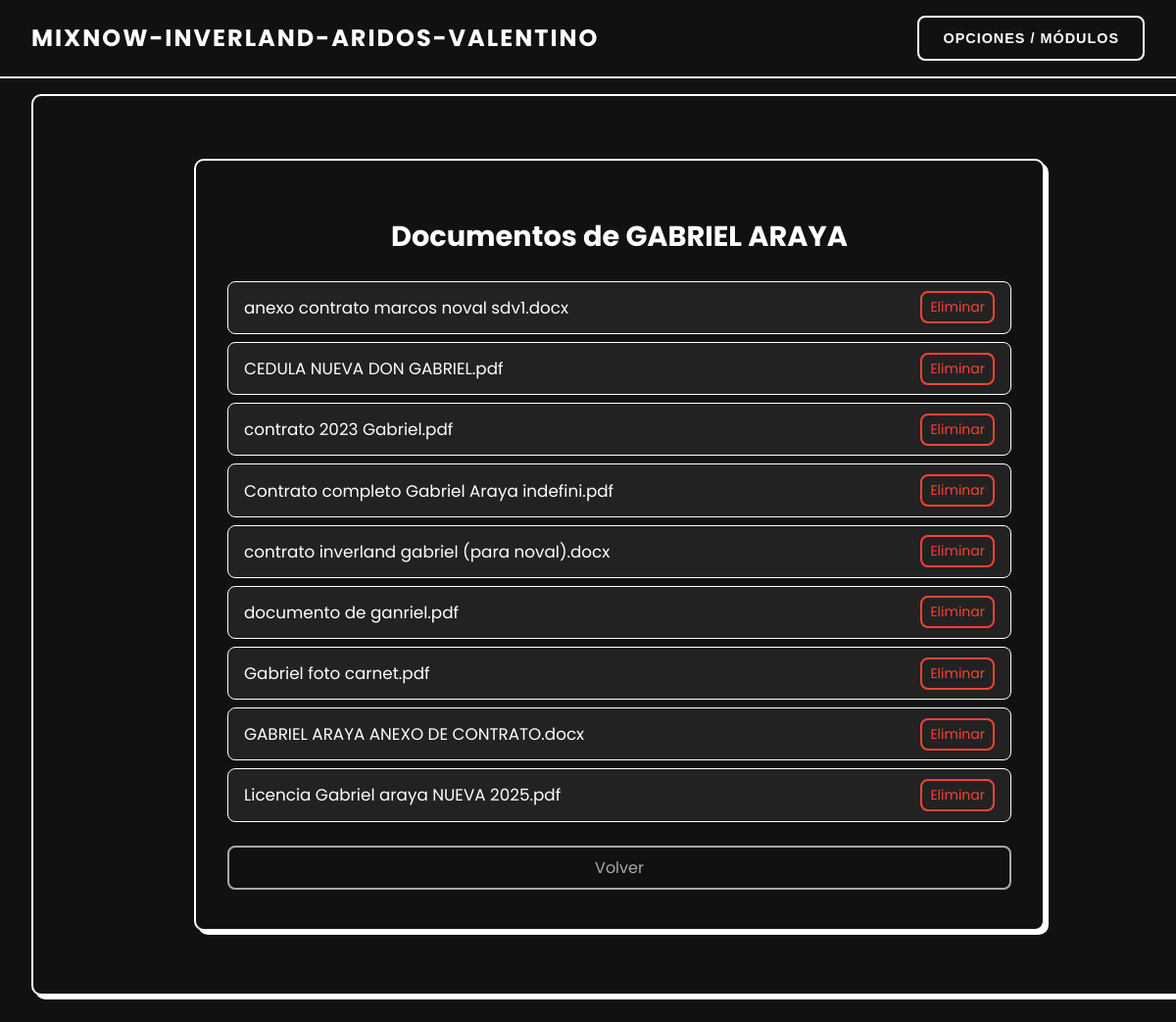
The app's page /trabajadores/8/documentos/ (signed in) with its own data.
### app/models.py (models this page shows, shortened)
class Trabajadores(models.Model):
    nombre = models.CharField(max_length=100)
    empresa = models.ForeignKey(Empresas, on_delete=models.CASCADE, related_name='trabajadores')

class DocumentoTrabajador(models.Model):
    trabajador = models.ForeignKey(Trabajadores, on_delete=models.CASCADE, related_name='documentos')
    titulo = models.CharField(max_length=100)
    archivo = models.FileField(upload_to='pdfs/')

### app/views.py (the view)
# urls.py: path('trabajadores/<int:trabajador_id>/documentos/', views.documento_trabajador, name='documentos_trabajador'),
@user_passes_test(lambda u: u.is_superuser)
def documento_trabajador(request, trabajador_id):
    trabajador = Trabajadores.objects.get(id=trabajador_id)
    documentos = trabajador.documentos.all()
    return render(request, 'clientes/documentos_trabajador.html', {
        'trabajador': trabajador,
        'documentos': documentos
    })

### app/templates/clientes/documentos_trabajador.html (shortened to what this page needs)
{% extends "clientes/base.html" %}
{% block content %}
<div class="wrapper">
    <div class="card-lista">
        <h2 class="title">
             Documentos de {{ trabajador.nombre }}
        </h2>
        <ul class="document-list">
            {% if documentos %}
                {% for doc in documentos %}
                    <li class="document-item">
                        <a href="{{ doc.archivo.url }}" target="_blank" class="doc-link">
                             {{ doc.titulo }}
                        </a>
                        <form method="post" action="{% url 'eliminar_documento_trabajador' doc.id %}" class="delete-form" onsubmit="return confirm('¿Eliminar este documento?');">
                            <button type="submit" class="btn btn-danger">
                                 Eliminar
                            </button>
                        </form>
                    </li>
                {% endfor %}
            {% else %}
                <li class="document-item no-data">
                    No hay documentos para este trabajador.
                </li>
            {% endif %}
        </ul>
        <a href="{% url 'listar_trabajadores' trabajador.empresa.id %}" class="btn btn-secondary btn-full">
             Volver
        </a>
    </div>
</div>
{% endblock %}

### app/templates/clientes/documentos_trabajador.html (style rules this page uses)
.wrapper { display: flex; justify-content: center; align-items: center; padding: 2rem; font-family: 'Poppins', sans-serif; background-color: #111; min-height: 80vh; max-width: 105rem; margin: 0 auto; }
.card-lista { background-color: #111; border: 0.125rem solid #fff; border-radius: 0.625rem; padding: 2rem; box-shadow: 0.25rem 0.25rem #fff; color: #fff; max-width: 50rem; width: 100%; }
.title { font-size: 1.8rem; font-weight: 700; margin-bottom: 1.5rem; text-align: center; }
.document-list { list-style: none; padding: 0; margin-bottom: 1.5rem; }
.document-item { display: flex; justify-content: space-between; align-items: center; padding: 0.6rem 1rem; margin-bottom: 0.5rem; border: 0.0625rem solid #fff; border-radius: 0.5rem; background-color: #222; }
.doc-link { color: #fff; text-decoration: none; font-size: 1.05rem; }
.delete-form { margin: 0; }
.btn { padding: 0.5rem 1rem; border: 0.125rem solid #fff; border-radius: 0.5rem; color: #fff; background-color: transparent; cursor: pointer; text-decoration: none; transition: all 0.3s; font-family: 'Poppins', sans-serif; text-align: center; }
.btn-danger { border-color: #f44336; color: #f44336; font-size: 0.875rem; padding: 0.25rem 0.5rem; }
.btn-full { display: block; width: 100%; box-sizing: border-box; margin-bottom: 0.5rem; }
.btn-secondary { border-color: #aaa; color: #aaa; }

### app/templates/clientes/base.html (style rules this page uses)
html, body { overflow-x: hidden; box-sizing: border-box; }
body { margin: 0; font-family: 'Poppins', sans-serif; background-color: #111; color: #fff; }

### records on screen
Trabajadores: nombre "GABRIEL ARAYA"
DocumentoTrabajador: titulo "anexo contrato marcos noval sdv1.docx"
DocumentoTrabajador: titulo "CEDULA NUEVA DON GABRIEL.pdf"
DocumentoTrabajador: titulo "contrato 2023 Gabriel.pdf"
DocumentoTrabajador: titulo "Contrato completo Gabriel Araya indefini.pdf"
DocumentoTrabajador: titulo "contrato inverland gabriel (para noval).docx"
DocumentoTrabajador: titulo "documento de ganriel.pdf"
DocumentoTrabajador: titulo "Gabriel foto carnet.pdf"
DocumentoTrabajador: titulo "GABRIEL ARAYA ANEXO DE CONTRATO.docx"
DocumentoTrabajador: titulo "Licencia Gabriel araya NUEVA 2025.pdf"
